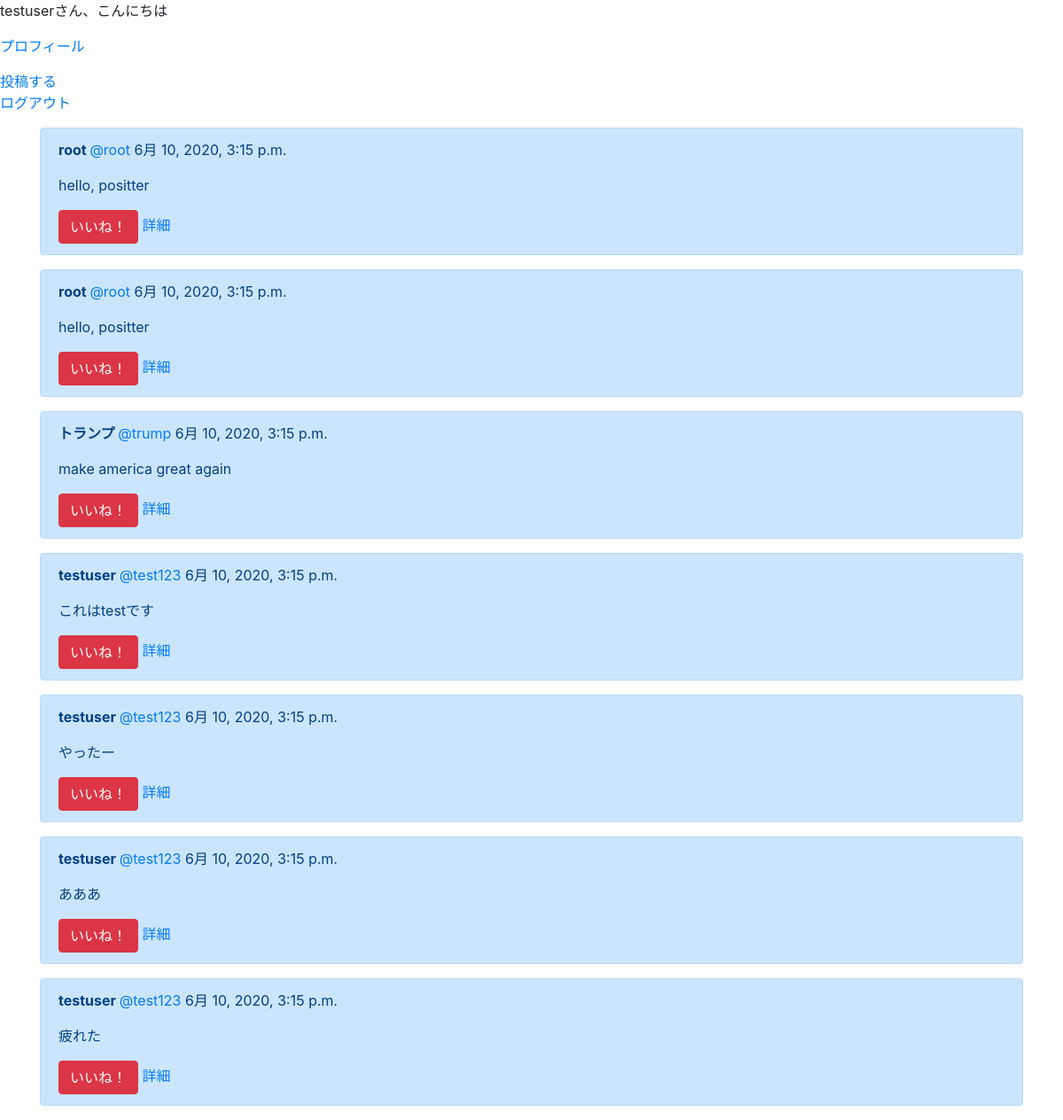
The page /home/ (signed in) on the database as committed earlier.
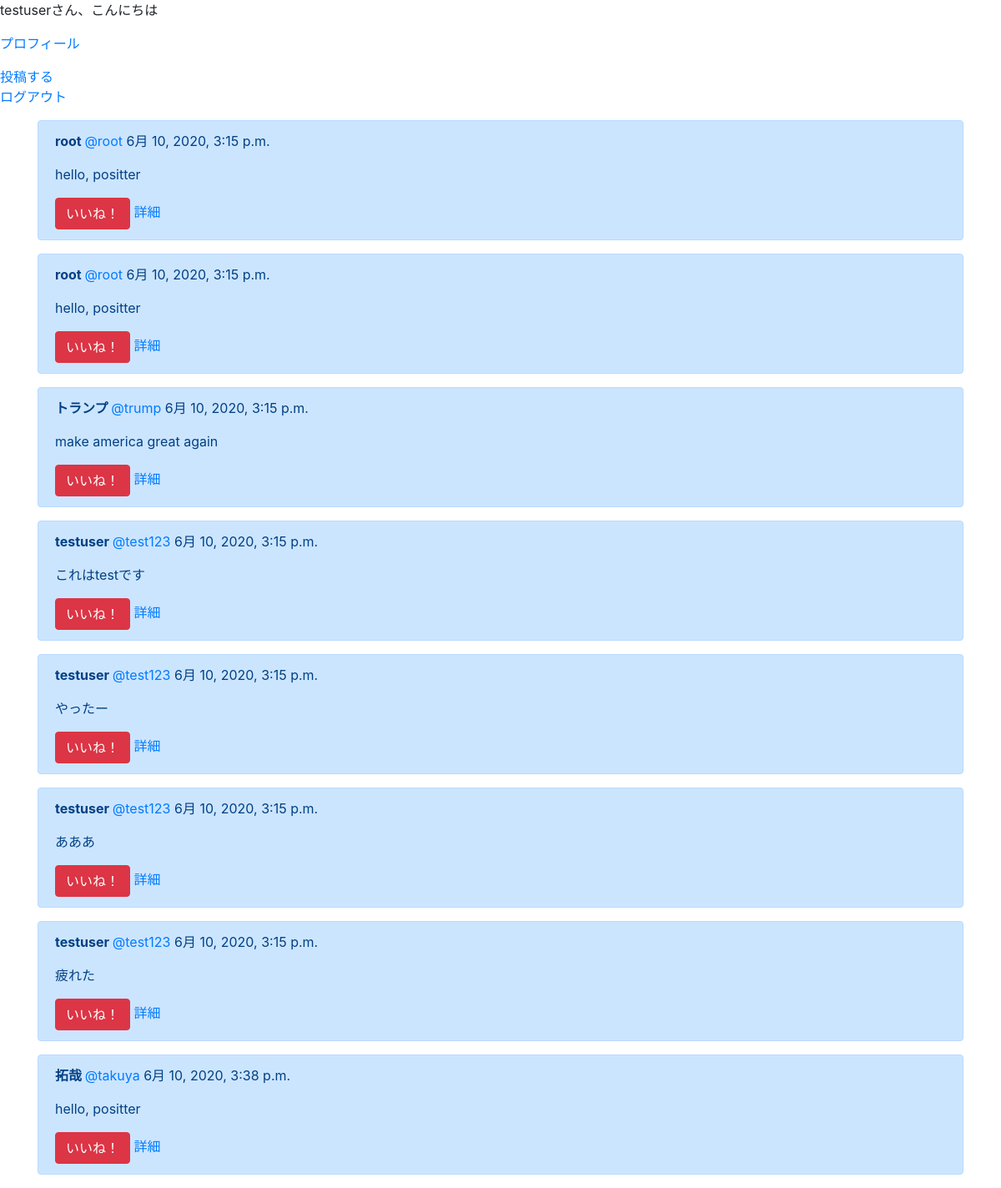
The same page on the database as committed later.
### positterapp/models.py (models this page shows, shortened)
class Profile(models.Model):
    user = models.OneToOneField(User,
                                on_delete=models.CASCADE,
                                related_name="profile")
    display_name = models.CharField(max_length=20)
    birthday = models.DateField(auto_now=False, null=True, blank=True)

class Post(models.Model):
    author = models.ForeignKey(User, on_delete=models.CASCADE)
    text = models.TextField()
    positive_score = models.IntegerField(null=True)
    created_at = models.DateTimeField(default=timezone.now)

### positterapp/views.py (the view)
# urls.py: path('home/', views.homefunc, name='home'),
def homefunc(request):
    object_list = Post.objects.all()
    if request.user.is_authenticated:
        user = request.user
        profile = Profile.objects.get(user=user)
        return render(request, 'home.html', {
            'object_list': object_list,
            'profile': profile
        })
    else:
        return redirect('index')

### templates/home.html (shortened to what this page needs)
{% extends 'base.html' %}
{% block content %}
<p>{{profile.display_name}}さん、こんにちは</p>
<p><a href="{% url 'profile' user.username %}">プロフィール</a></p>
<a href="{% url 'create'%}">投稿する</a>
<p><a href="{% url 'logout'%}">ログアウト</a></p>
<div class="container">
    {% for item in object_list %}
    <div class="alert alert-primary" role="alert">
        <p><b>{{item.author.profile.display_name}} </b><a href="{% url 'profile' item.author %}">@{{item.author}}  </a> {{item.created_at}}</p>
        <p>{{ item.text}}</p>
        <button type="button" class="btn btn-danger">いいね！</button>
        <a href="{% url 'detail' item.pk %}">詳細</a>
    </div>
    {% endfor %}
</div>
{% endblock content %}

### templates/base.html (shortened to what this page needs)
<!doctype html>
<html lang="ja">
<head>
  <link rel="stylesheet" href="https://stackpath.bootstrapcdn.com/bootstrap/4.4.1/css/bootstrap.min.css"
>
  {% load static %}
</head>
<body>
  {% block content %}
  {% endblock content %}
</body>
</html>

Rows that differ between the two databases and show on the page:
added Post: author.profile.display_name "拓哉", author "takuya", created_at "6月 10, 2020, 3:38 p.m.", text "hello, positter"
